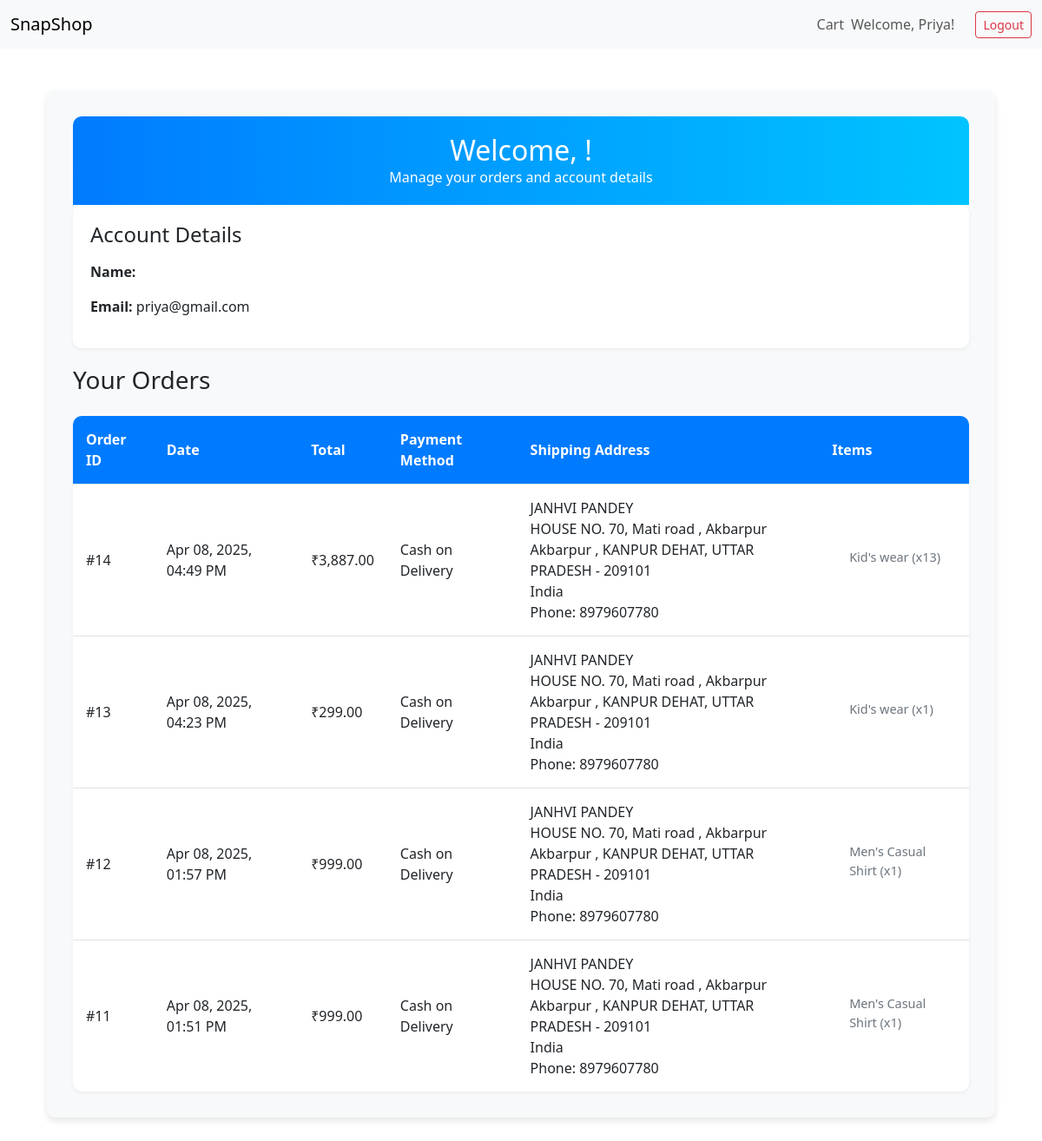
The app's page /profile/ (signed in) with its own data.
### accounts/models.py (models this page shows, shortened)
class CustomUser(AbstractBaseUser, PermissionsMixin):
    email = models.EmailField(unique=True)
    name = models.CharField(max_length=255)
    is_active = models.BooleanField(default=True)
    is_staff = models.BooleanField(default=False)
    groups = models.ManyToManyField(Group, related_name="customuser_groups", blank=True)
    user_permissions = models.ManyToManyField(Permission, related_name="customuser_permissions", blank=True)
    objects = CustomUserManager()
    USERNAME_FIELD = "email"
    REQUIRED_FIELDS = ["name"]

### store/models.py (models this page shows, shortened)
class Order(models.Model):
    user = models.ForeignKey(User, on_delete=models.CASCADE)
    address = models.ForeignKey(Address, on_delete=models.SET_NULL, null=True, blank=True)
    total_price = models.DecimalField(max_digits=10, decimal_places=2)
    payment_method = models.CharField(max_length=50, default="Cash on Delivery")
    created_at = models.DateTimeField(auto_now_add=True)

class Address(models.Model):
    user = models.ForeignKey(User, on_delete=models.CASCADE)
    full_name = models.CharField(max_length=255)
    phone_number = models.CharField(max_length=15)
    address_line_1 = models.CharField(max_length=255)
    address_line_2 = models.CharField(max_length=255, blank=True, null=True)
    city = models.CharField(max_length=100)
    state = models.CharField(max_length=100)
    postal_code = models.CharField(max_length=20)
    country = models.CharField(max_length=100, default="India")
    created_at = models.DateTimeField(auto_now_add=True)

class OrderItem(models.Model):
    order = models.ForeignKey(Order, on_delete=models.CASCADE)
    product = models.ForeignKey(Product, on_delete=models.CASCADE)
    quantity = models.IntegerField(default=1)

class Product(models.Model):
    SECTION_CHOICES = [
        ('kids', 'Kids'),
        ('men', 'Men'),
        ('women', 'Women'),
    ]
    user = models.ForeignKey(User, on_delete=models.CASCADE, null=True, blank=True)  # Made nullable
    name = models.CharField(max_length=255)
    description = models.TextField()
    price = models.DecimalField(max_digits=10, decimal_places=2)
    stock = models.PositiveIntegerField()
    image = models.ImageField(upload_to='products/', blank=True, null=True)
    category = models.CharField(max_length=100, blank=True)
    brand = models.CharField(max_length=100, blank=True, null=True)
    section = models.CharField(max_length=10, choices=SECTION_CHOICES, default='kids')
    created_at = models.DateTimeField(auto_now_add=True)

### store/views.py (the view)
# urls.py: path('profile/', profile, name='profile'),
@login_required
def profile(request):
    orders = Order.objects.filter(user=request.user).order_by('-created_at')
    return render(request, 'store/profile.html', {'orders': orders})

### store/templatetags/currency_tags.py (called while the page is built)
@register.filter
def to_inr(value):
    try:
        inr_value = float(value)
        return f"₹{inr_value:,.2f}"  # e.g., ₹5,83,250.00
    except (ValueError, TypeError) as e:
        print(f"Error formatting to INR: {value}, Error: {e}")
        return "₹0.00"  # Fallback value

### store/templates/store/profile.html (shortened to what this page needs)
{% extends 'store/base.html' %}
{% load currency_tags %}
{% block content %}
<div class="container my-5">
    <div class="profile-container">
        <div class="profile-header">
            <h1>Welcome, {{ request.user.username|title }}!</h1>
            <p class="mb-0">Manage your orders and account details</p>
        </div>
        <div class="user-details">
            <h4 class="mb-3">Account Details</h4>
            <p><strong>Name:</strong> {{ request.user.username|title }}</p>
            <p><strong>Email:</strong> {{ request.user.email }}</p>
        </div>
        <h3 class="mb-4">Your Orders</h3>
        {% if orders %}
            <table class="orders-table">
                <thead>
                    <tr>
                        <th>Order ID</th>
                        <th>Date</th>
                        <th>Total</th>
                        <th>Payment Method</th>
                        <th>Shipping Address</th>
                        <th>Items</th>
                    </tr>
                </thead>
                <tbody>
                    {% for order in orders %}
                        <tr>
                            <td>#{{ order.id }}</td>
                            <td>{{ order.created_at|date:"M d, Y, h:i A" }}</td>
                            <td>{{ order.total_price|to_inr }}</td>
                            <td>{{ order.payment_method }}</td>
                            <td>
                                {% if order.address %}
                                    {{ order.address.full_name }}<br>
                                    {{ order.address.address_line_1 }}{% if order.address.address_line_2 %}, {{ order.address.address_line_2 }}{% endif %}<br>
                                    {{ order.address.city }}, {{ order.address.state }} - {{ order.address.postal_code }}<br>
                                    {{ order.address.country }}<br>
                                    Phone: {{ order.address.phone_number }}
                                {% else %}
                                    No address provided.
                                {% endif %}
                            </td>
                            <td>
                                <div class="order-items">
                                    {% for item in order.orderitem_set.all %}
                                        <p>{{ item.product.name }} (x{{ item.quantity }})</p>
                                    {% endfor %}
                                </div>
                            </td>
                        </tr>
                    {% endfor %}
                </tbody>
            </table>
        {% else %}
            <div class="no-orders">
                <h4 class="text-muted">No Orders Yet</h4>
                <p>Start shopping to see your orders here!</p>
                <a href="{% url 'home' %}" class="btn btn-primary">Shop Now</a>
            </div>
        {% endif %}
    </div>
</div>
{% endblock %}

### store/templates/store/base.html (shortened to what this page needs)
<!DOCTYPE html>
<html lang="en">
<head>
    <link href="https://cdn.jsdelivr.net/npm/bootstrap@5.3.0/dist/css/bootstrap.min.css" rel="stylesheet">
</head>
<body>
    <nav class="navbar navbar-expand-lg navbar-light bg-light">
        <div class="container-fluid">
            <a class="navbar-brand" href="{% url 'store:home' %}">SnapShop</a>
            <div class="collapse navbar-collapse" id="navbarNav">
                <ul class="navbar-nav ms-auto">
                    <li class="nav-item">
                        <a class="nav-link" href="{% url 'store:view_cart' %}">Cart</a>
                    </li>
                </ul>
                {% if user.is_authenticated %}
                    <span class="navbar-text">Welcome, {{ user.name }}!</span>
                    <a href="{% url 'accounts:logout' %}" class="btn btn-outline-danger btn-sm ms-2">Logout</a>
                {% else %}
                    <a href="{% url 'accounts:login' %}" class="btn btn-outline-primary btn-sm me-2">Login</a>
                    <a href="{% url 'accounts:register' %}" class="btn btn-outline-success btn-sm">Register</a>
                {% endif %}
            </div>
        </div>
    </nav>
    <div class="container mt-4">
        {% block content %}{% endblock %}
    </div>
</body>
</html>

### store/templates/store/base.html (style rules this page uses)
.navbar-brand { margin-right: auto; }
.navbar-nav { margin-left: auto; }
.navbar-text { margin-right: 1rem; }

### store/templates/store/profile.html (style rules this page uses)
.profile-container { background-color: #f8f9fa; border-radius: 10px; padding: 30px; box-shadow: 0 4px 8px rgba(0, 0, 0, 0.1); }
.profile-header { background: linear-gradient(90deg, #007bff, #00c4ff); color: white; padding: 20px; border-radius: 10px 10px 0 0; text-align: center; }
.profile-header h1 { margin: 0; font-size: 2rem; }
.user-details { background-color: white; padding: 20px; border-radius: 10px; margin-bottom: 20px; box-shadow: 0 2px 4px rgba(0, 0, 0, 0.05); }
.orders-table { width: 100%; border-collapse: collapse; background-color: white; border-radius: 10px; overflow: hidden; box-shadow: 0 2px 4px rgba(0, 0, 0, 0.05); }
.orders-table th, .orders-table td { padding: 15px; text-align: left; border-bottom: 1px solid #dee2e6; }
.orders-table th { background-color: #007bff; color: white; font-weight: 600; }
.orders-table tr:last-child td { border-bottom: none; }
.order-items { margin-top: 10px; padding-left: 20px; font-size: 0.9rem; color: #6c757d; }

### records on screen
CustomUser: name "Priya", user.email "priya@gmail.com"
Order: id "14", created_at "Apr 08, 2025, 04:49 PM", total_price|to_inr "₹3,887.00", payment_method "Cash on Delivery", address.full_name "JANHVI PANDEY", address.address_line_1 "HOUSE NO. 70", address.address_line_2 "Mati road , Akbarpur", address.city "Akbarpur , KANPUR DEHAT", address.state "UTTAR PRADESH", address.postal_code "209101", address.country "India", address.phone_number "8979607780"
OrderItem: product.name "Kid's wear", quantity "13"
Order: id "13", created_at "Apr 08, 2025, 04:23 PM", total_price|to_inr "₹299.00", payment_method "Cash on Delivery", address.full_name "JANHVI PANDEY", address.address_line_1 "HOUSE NO. 70", address.address_line_2 "Mati road , Akbarpur", address.city "Akbarpur , KANPUR DEHAT", address.state "UTTAR PRADESH", address.postal_code "209101", address.country "India", address.phone_number "8979607780"
OrderItem: product.name "Kid's wear", quantity "1"
Order: id "12", created_at "Apr 08, 2025, 01:57 PM", total_price|to_inr "₹999.00", payment_method "Cash on Delivery", address.full_name "JANHVI PANDEY", address.address_line_1 "HOUSE NO. 70", address.address_line_2 "Mati road , Akbarpur", address.city "Akbarpur , KANPUR DEHAT", address.state "UTTAR PRADESH", address.postal_code "209101", address.country "India", address.phone_number "8979607780"
OrderItem: product.name "Men's Casual Shirt", quantity "1"
Order: id "11", created_at "Apr 08, 2025, 01:51 PM", total_price|to_inr "₹999.00", payment_method "Cash on Delivery", address.full_name "JANHVI PANDEY", address.address_line_1 "HOUSE NO. 70", address.address_line_2 "Mati road , Akbarpur", address.city "Akbarpur , KANPUR DEHAT", address.state "UTTAR PRADESH", address.postal_code "209101", address.country "India", address.phone_number "8979607780"
OrderItem: product.name "Men's Casual Shirt", quantity "1"
